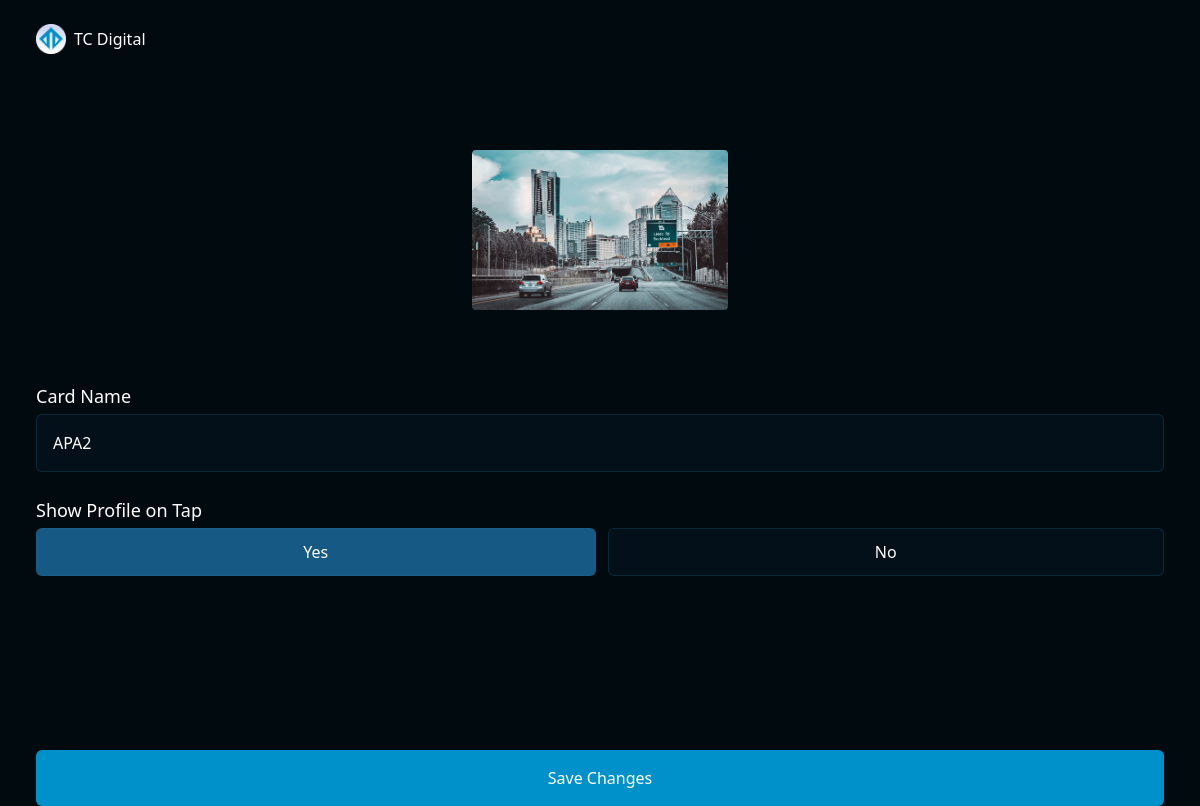
/card/NRKTF72/fbv-update/, run on an earlier commit of the app's database.
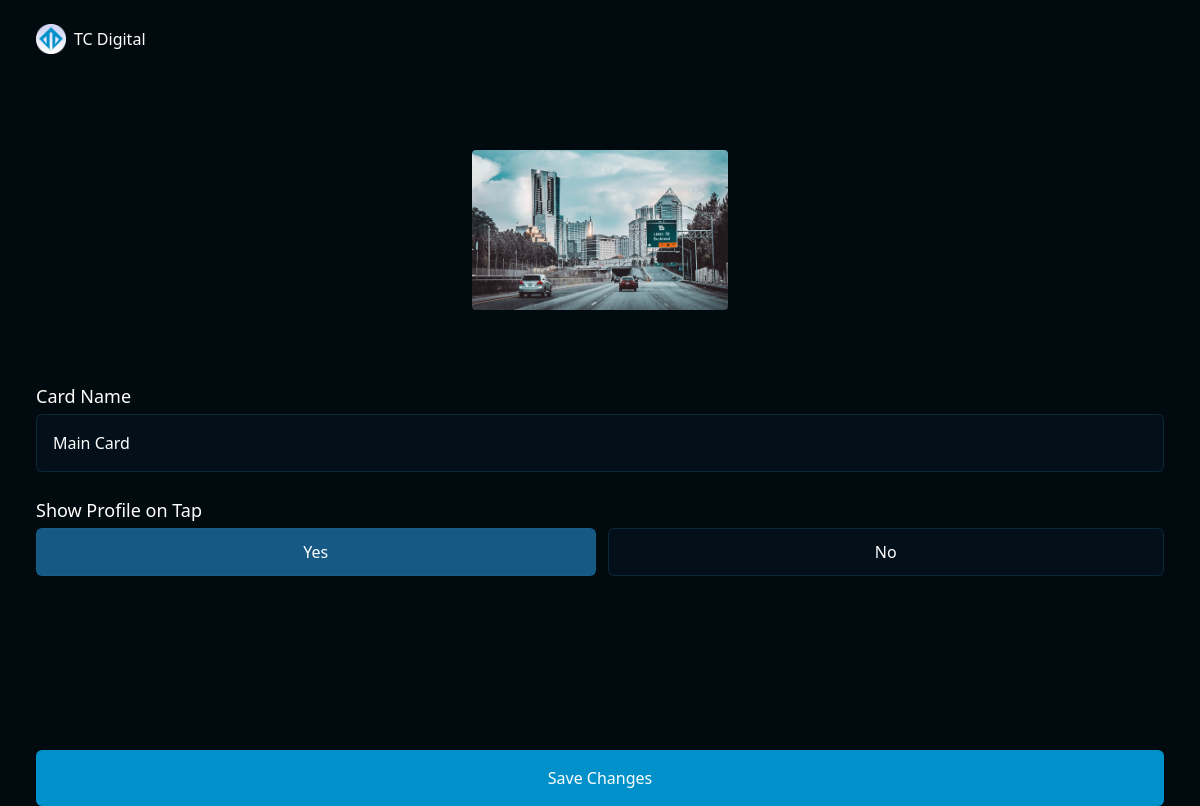
And on a later commit of the database.
### cardManager/models.py (models this page shows, shortened)
class Card(models.Model):
	card_id = models.AutoField(primary_key=True)
	token = models.CharField(max_length=7, default=gen_token, blank=False,null=False, unique=True)
	owner = models.ForeignKey(Owner, on_delete=models.PROTECT, related_name='cards',null=True, blank=True)
	alias = models.CharField(max_length=60, blank=True)
	show_profile = models.BooleanField(default=False)
	reroute_url = models.URLField(max_length=200, blank=True)
	design = models.ForeignKey(Design, on_delete=models.PROTECT, related_name='cards', null=False, blank=False)
	class Meta:
		constraints = [
			UniqueConstraint(fields=['owner','alias'], name='unique_card_alias')
		]

class Design(models.Model):
	design_id = models.AutoField(primary_key=True)
	name = models.CharField(blank=False, null=False, max_length=50)
	front_design = models.ImageField(upload_to='cardDesigns/', blank=True)

### cardManager/views.py (the view, shortened to what this page needs)
# urls.py: path('card/<str:card_token>/fbv-update/', views.card_update, name='card_update_view'),
def card_update(request, card_token):
	card = get_object_or_404(Card, token=card_token)
	initial_alias = card.alias
	if request.method == "GET":
		form = CardForm(instance=card)
		hide_redirect_div = card.show_profile
	return render(request, 'cardManager/card_update.html', {'form': form, 'card': card, 'hide_redirect_div': hide_redirect_div})

### cardManager/forms.py (shortened to what this page needs)
class CardForm(forms.ModelForm):
	class Meta:
		model = Card
		exclude = ['token','owner','design']

### cardManager/templates/cardManager/card_update.html (shortened to what this page needs)
{% extends 'cardManager/base.html' %}
{% load static %}
{% block hero_header %}
<div class="flex flex-row justify-center gap-2">
	<img
		class="w-[16rem] h-[10rem] rounded-sm"
		src="{{ card.design.front_design.url }}"
	/>
</div>
{% endblock %}
{% block content %}
	<form method="post" class="flex flex-col gap-6">
		<div class="flex flex-col gap-1">
	    	<label for="id_alias" class="text-bold text-lg">Card Name</label>
	    	<input
		    	type="text"
		    	class="bg-[var(--color-input-bkg)] border-solid border-[1px] border-[var(--color-input-border)] rounded-md p-4"
		    	placeholder="ex: Main Card"
		    	id="id_alias"
		    	name="alias"
		    	maxlength="{{ form.fields.alias.max_length }}"
		    	{% if card.alias %} value="{{ card.alias }}" {% endif %}
		    	required
	    	/>
    	</div>
    	<div class="flex flex-col gap-1">
	    	<label for="id_show_profile" class="text-bold text-lg">Show Profile on Tap</label>
	    	<div class="flex flex-row gap-3">
		    	<input
		    		type="radio"
		    		onclick="toggleRedirectDiv(this.id)"
			    	class="bg-[var(--color-input-bkg)] border-solid border-[1px] border-[var(--color-input-border)] rounded-md"
			    	value="True"
			    	id="yes"
			    	name="show_profile"
			    	{% if hide_redirect_div  or form.cleaned_data.show_profile %} checked {% endif %}
			    >
		    	<input type="radio" onclick="toggleRedirectDiv(this.id)" class="bg-[var(--color-input-bkg)] border-solid border-[1px] border-[var(--color-input-border)] rounded-md"  value="False" id="no" name="show_profile" {% if not hide_redirect_div and not form.cleaned_data.show_profile %} checked {% endif %}>
	    	</div>
    	</div>
		<input class="bg-[var(--color-main)] rounded-md py-4 mt-9" type="submit" value="Save Changes">
	</form>
{% endblock %}

What changed in the data, as far as the page shows it:
changed Card: alias "APA2" → "Main Card"
